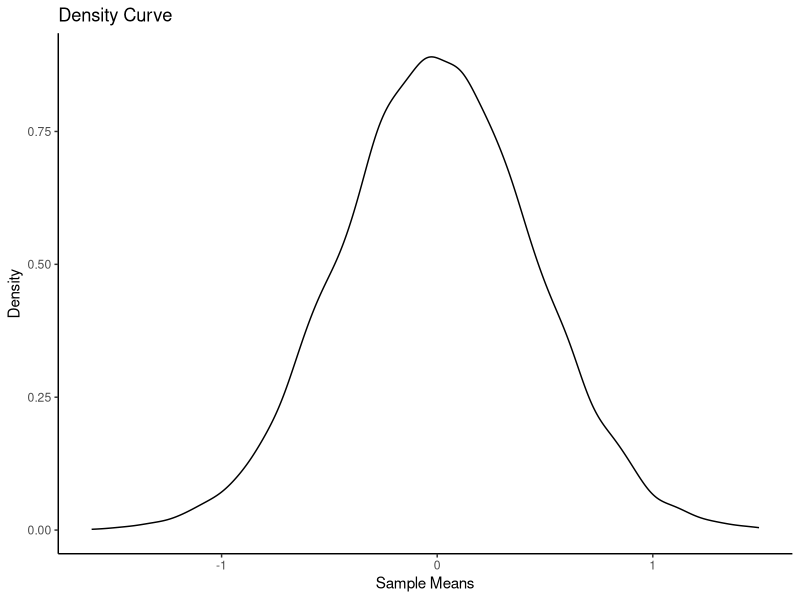
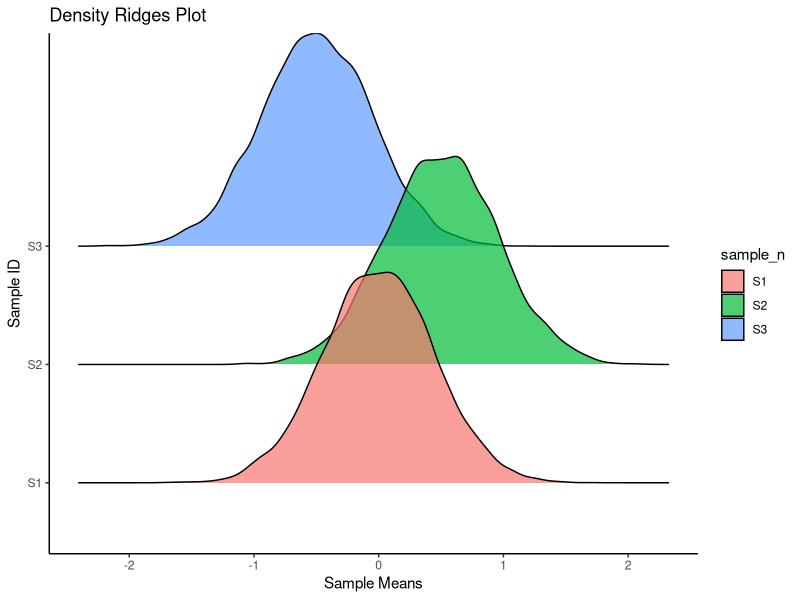

R code for these plots, in order: (Note: this script raises an error after producing the figures.)
## ---- chunk 1
library(tidyverse)

set.seed(0)

n = 10000

sample_means = rep(NA, n)

for(i in 1:n){
  sample_means[i] = mean(rnorm(20, mean=0, sd=2))
}


sample_means <- data.frame(sample_means)
 
sample_means %>%
   ggplot(aes(sample_means)) + 
   geom_density(size = .5) +
   labs(title = "Density Curve", x = "Sample Means", y = "Density") + 
   theme_classic()
  
## ---- chunk 2
library(ggridges)
# create column one for df
set.seed(1)

n1 = 10000

sample_means = rep(NA, n)

for(i in 1:n){
  sample_means[i] = mean(rnorm(20, mean=0, sd=2))
}

sample_means1 <- data.frame(sample_means)
# create column two for df
set.seed(2)

n2 = 10000

sample_means = rep(NA, n)

for(i in 1:n){
  sample_means[i] = mean(rnorm(20, mean=0.5, sd=2))
}

sample_means2 <- data.frame(sample_means)

# create column three for df
set.seed(3)

n = 10000

sample_means = rep(NA, n)

for(i in 1:n){
  sample_means[i] = mean(rnorm(20, mean=-0.5, sd=2))
}

sample_means3 <- data.frame(sample_means) 

# prepare all 3 dfs to be combined into one

sample_means1 <- sample_means1 %>%
  mutate(sample_n = "S1")

sample_means2 <- sample_means2 %>%
  mutate(sample_n = "S2")

sample_means3 <- sample_means3 %>%
  mutate(sample_n = "S3")

samples_df <- sample_means1 %>%
  bind_rows(sample_means2) %>%
  bind_rows(sample_means3)
## ---- chunk 3
samples_df %>%
  ggplot(aes(x = sample_means, y = sample_n, fill = sample_n)) +
  geom_density_ridges(alpha = .7) + 
  labs(title = "Density Ridges Plot", x ="Sample Means", y = "Sample ID") +
  theme_classic()
## ---- chunk 4
sample_means %>%
  ggplot(aes(x = sample_means)) +
  geom_histogram(bins = 30) +
  labs(title = "Histogram", y = "Count", x = "Sample Means")
